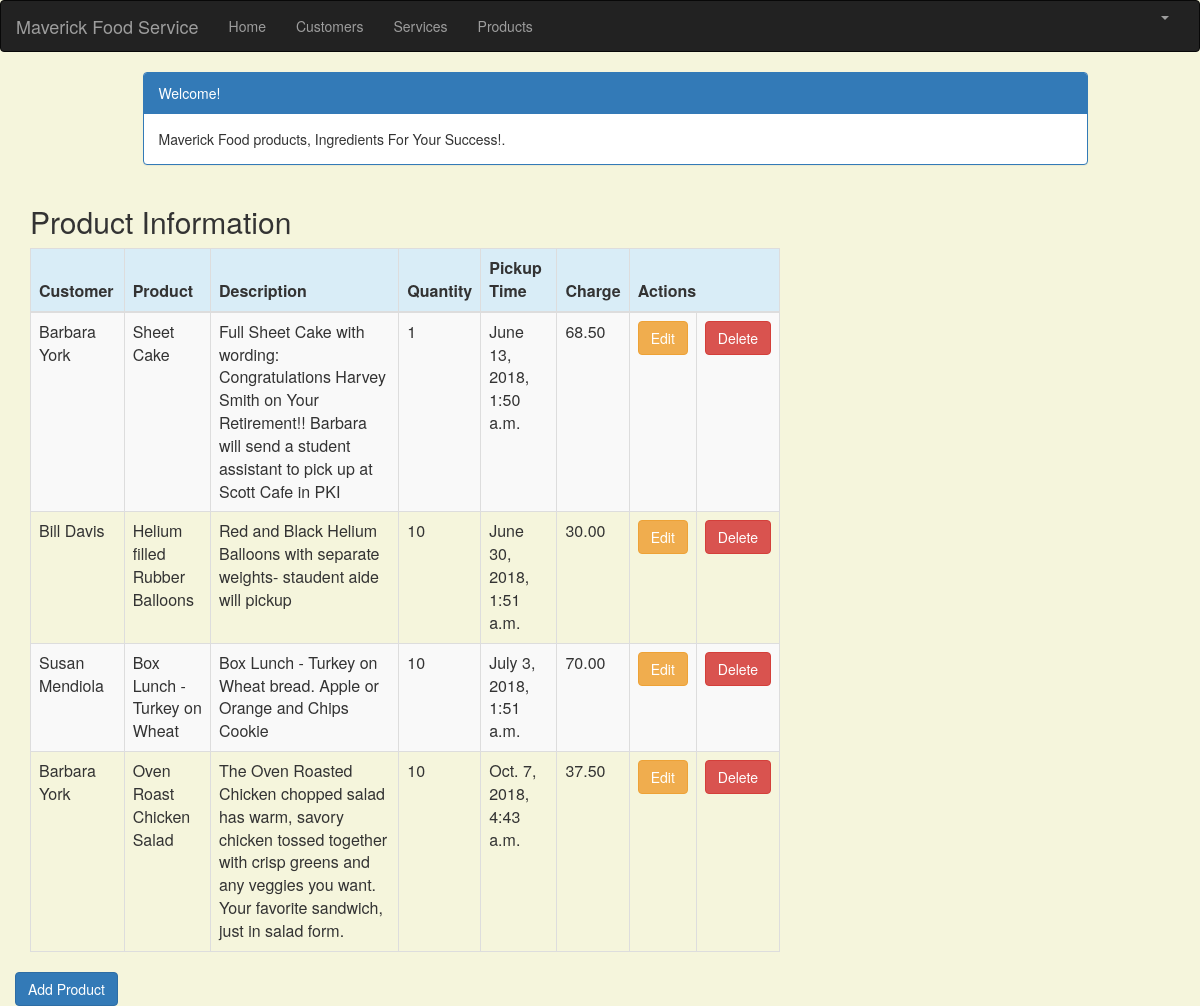
The page /product_list (signed in) on the database its author committed.
### crm/models.py (models this page shows, shortened)
class Product(models.Model):
    cust_name = models.ForeignKey(Customer, on_delete=models.CASCADE, related_name='products')
    product = models.CharField(max_length=100)
    p_description = models.TextField()
    quantity = models.IntegerField()
    pickup_time = models.DateTimeField(
        default=timezone.now)
    charge = models.DecimalField(max_digits=10, decimal_places=2)
    created_date = models.DateTimeField(
        default=timezone.now)
    updated_date = models.DateTimeField(auto_now_add=True)

class Customer(models.Model):
    cust_name = models.CharField(max_length=50)
    organization = models.CharField(max_length=100, blank=True)
    role = models.CharField(max_length=100)
    email = models.EmailField(max_length=100)
    bldgroom = models.CharField(max_length=100)
    address = models.CharField(max_length=200)
    account_number = models.IntegerField(blank=False, null=False)
    city = models.CharField(max_length=50)
    state = models.CharField(max_length=50)
    zipcode = models.CharField(max_length=10)
    phone_number = models.CharField(max_length=50)
    created_date = models.DateTimeField(
        default=timezone.now)
    updated_date = models.DateTimeField(auto_now_add=True)
    def __str__(self):
        return str(self.cust_name)

### crm/views.py (the view)
# urls.py: path('product_list', views.product_list, name='product_list'),
@login_required
def product_list(request):
   products = Product.objects.filter(created_date__lte=timezone.now())
   return render(request, 'crm/product_list.html', {'products': products})

### crm/templates/crm/product_list.html (shortened to what this page needs)
{% extends 'crm/base.html' %}
{% block content %}
    <html>
    <head>
        <link rel="stylesheet" href="https://maxcdn.bootstrapcdn.com/bootstrap/3.3.4/css/bootstrap.min.css">
    </head>
    <body>
    <div class="container">
        <div class="row">
            <div class="col-md-10 col-md-offset-1">
                <div class="panel panel-primary">
                    <div class="panel-heading">Welcome!</div>
                    <div class="panel-body">
                        Maverick Food products, Ingredients For Your Success!.
                    </div>
                </div>
            </div>
        </div>
    </div>
    <div class="row">
        <h2 style="padding-left: 15Px">Product Information</h2>
    </div>
    <div>
        <table class="table table-striped table-bordered table-hover" style="width:1300px;">
            <thead>
            <tr class="bg-info">
                <th>Customer</th>
                <th>Product</th>
                <th>Description</th>
                <th>Quantity</th>
                <th>Pickup Time</th>
                <th>Charge</th>
                <th colspan="3">Actions</th>
            </tr>
            </thead>
            <tbody>
            {% for product in products %}
                <tr>
                    <td>{{ product.cust_name }}</td>
                    <td>{{ product.product }}</td>
                    <td>{{ product.p_description }}</td>
                    <td>{{ product.quantity }}</td>
                    <td>{{ product.pickup_time }}</td>
                    <td>{{ product.charge }}</td>
                    <td><a href="{% url 'crm:product_edit' pk=product.pk %}"
                           class="btn btn-warning">Edit</a></td>
                   <td><a href="{% url 'crm:product_delete' pk=product.pk %}"
                           onclick="return confirm('Are you sure you want to delete?')"
                           class="btn btn-danger">Delete</a>
                    </td>
                </tr>
            {% endfor %}
            </tbody>
        </table>
    <div class="row">
         <a href="{% url 'crm:product_new' %}" class="row"><span
                    class="btn btn-primary">Add Product</span></a>
        </div>
    </div>
    </body>
    </html>
{% endblock %}

### crm/templates/crm/product_list.html (style rules this page uses)
body { background-color: beige; }

### rows shown on the page
Product: cust_name "Barbara York", product "Sheet Cake", p_description "Full Sheet Cake with wording: Congratulations Harvey Smith on Your Retirement!! Barbara will send a student assistant to pick up at Scott Cafe in PKI", quantity "1", pickup_time "June 13, 2018, 1:50 a.m.", charge "68.50"
Product: cust_name "Bill Davis", product "Helium filled Rubber Balloons", p_description "Red and Black Helium Balloons with separate weights- staudent aide will pickup", quantity "10", pickup_time "June 30, 2018, 1:51 a.m.", charge "30.00"
Product: cust_name "Susan Mendiola", product "Box Lunch - Turkey on Wheat", p_description "Box Lunch - Turkey on Wheat bread. Apple or Orange and Chips Cookie", quantity "10", pickup_time "July 3, 2018, 1:51 a.m.", charge "70.00"
Product: cust_name "Barbara York", product "Oven Roast Chicken Salad", p_description "The Oven Roasted Chicken chopped salad has warm, savory chicken tossed together with crisp greens and any veggies you want. Your favorite sandwich, just in salad form.", quantity "10", pickup_time "Oct. 7, 2018, 4:43 a.m.", charge "37.50"
